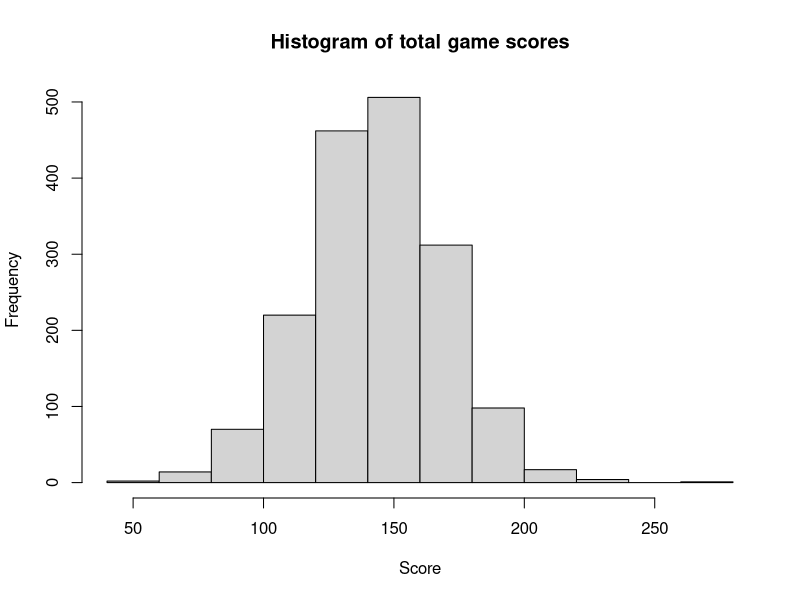
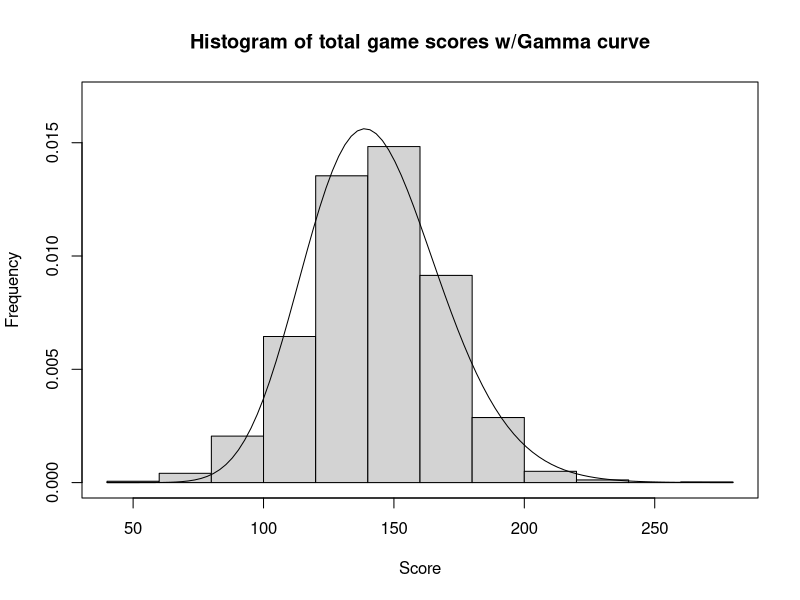
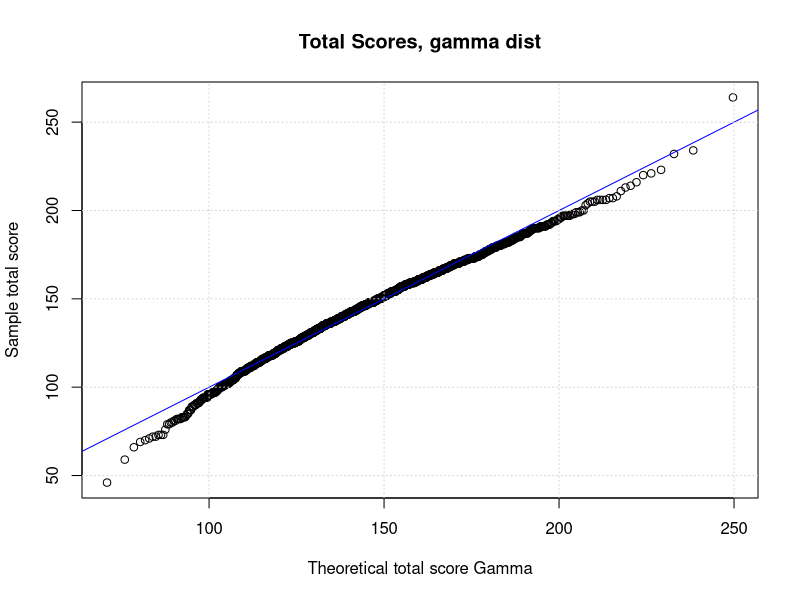
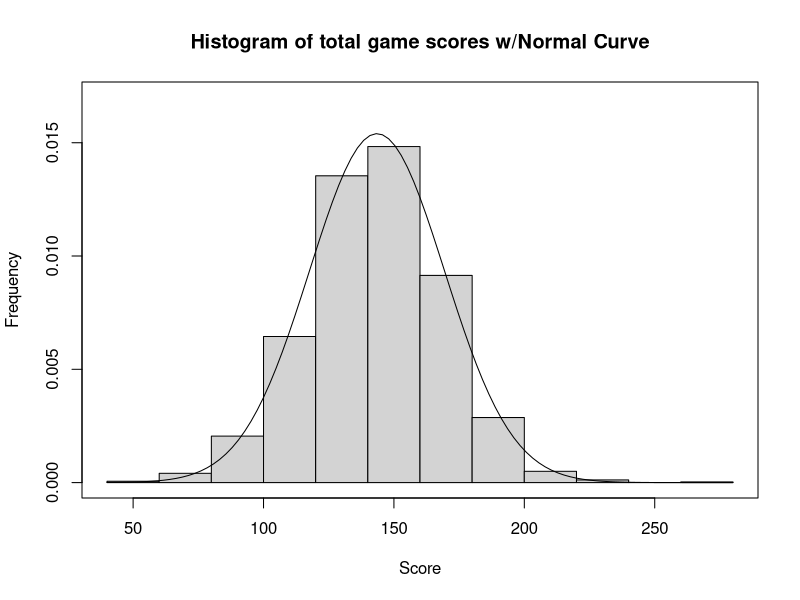
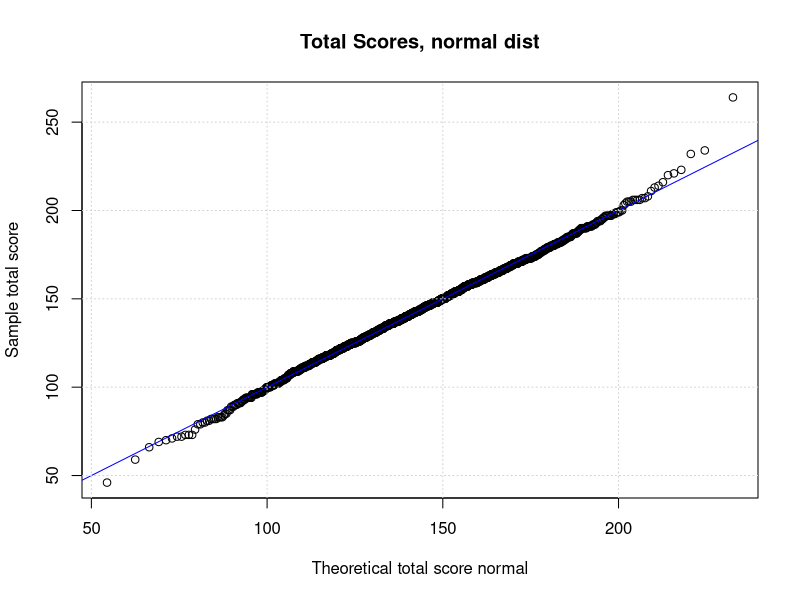
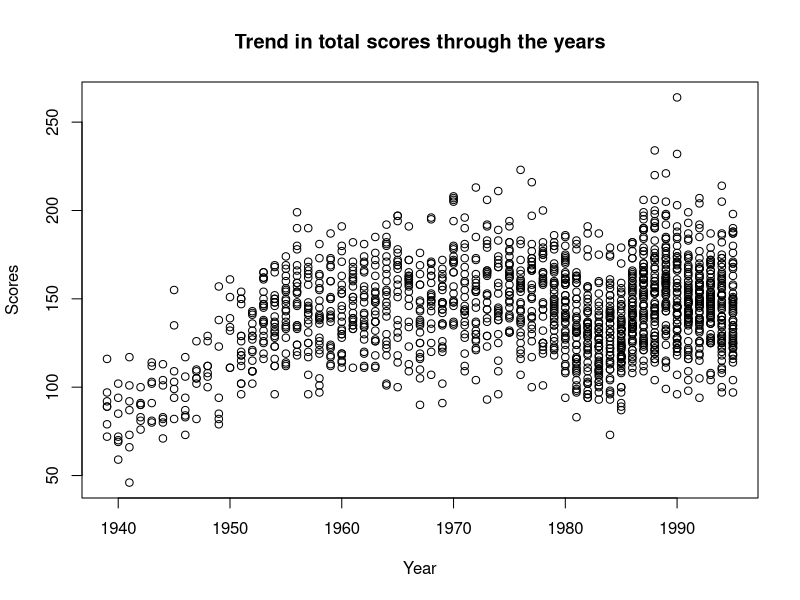
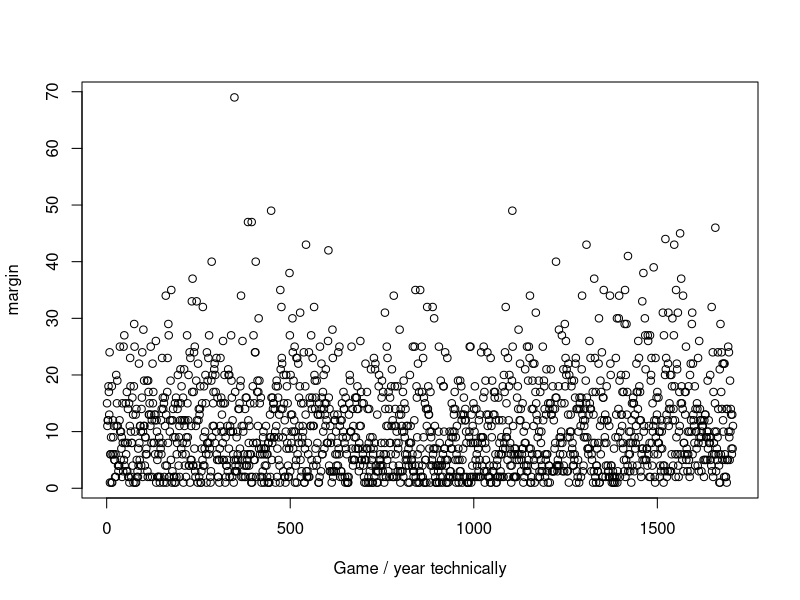

The R script that drew these images, in order:
## ---- chunk 1
knitr::opts_chunk$set(echo = TRUE)
## ---- chunk 2
library(readr)
ncaa_data <- read_table2("basketball_use.dat", 
    col_names = FALSE)
colnames(ncaa_data) = c("year", "w_team", "w_score", "l_team", "l_score")
## ---- chunk 3
#Average total score in each game
avgTotalScore <- (sum(ncaa_data$w_score) + sum(ncaa_data$l_score)) / length(ncaa_data$w_score)
print(avgTotalScore)
## ---- chunk 4
#making a histogram of total score
totalScores <- c(0)
totalScores <- ncaa_data$w_score + ncaa_data$l_score

hist(x = totalScores, freq = TRUE, main = "Histogram of total game scores", xlab = "Score", ylab = "Frequency")
## ---- chunk 5
#Estimating a gamma
xbar <- avgTotalScore
xSquaredBar <- mean((ncaa_data$w_score + ncaa_data$l_score)^2)

alpha <- xbar^2 / (xSquaredBar - xbar^2)
beta <- avgTotalScore / alpha


hist(x = totalScores, probability = TRUE, main = "Histogram of total game scores w/Gamma curve", xlab = "Score", ylab = "Frequency", ylim = c(0, .017))
box()
curve(dgamma(x = x, shape = alpha, scale = beta), add = TRUE)
## ---- chunk 6
#QQ-Plot
qqplot(x = qgamma(p = ppoints(totalScores), shape = alpha, scale = beta), 
       y = totalScores,
       main = "Total Scores, gamma dist",
       xlab = "Theoretical total score Gamma",
       ylab = "Sample total score")
abline(a = 0, b = 1, col = "blue")
grid()
## ---- chunk 7
hist(x = totalScores, probability = TRUE, main = "Histogram of total game scores w/Normal Curve", xlab = "Score", ylab = "Frequency", ylim = c(0, .017))
box()
curve(dnorm(x = x, mean = avgTotalScore, sd = sqrt(var(totalScores))), add = TRUE)
## ---- chunk 8
qqplot(x = qnorm(p = ppoints(totalScores), mean = avgTotalScore, sd = sqrt(var(totalScores))), 
       y = totalScores,
       main = "Total Scores, normal dist",
       xlab = "Theoretical total score normal",
       ylab = "Sample total score")
abline(a = 0, b = 1, col = "blue")
grid()
## ---- chunk 9
#trend in total score
plot(x = ncaa_data$year, y = totalScores, type = "p", xlab = "Year", ylab = "Scores", main = "Trend in total scores through the years")
## ---- chunk 10
#What is the margin of victory?
margin <- ncaa_data$w_score - ncaa_data$l_score
plot(x = c(1:1706), y = margin, type = 'p', xlab = "Game / year technically")
## ---- chunk 11
averageMargin <- round(mean(margin), digits = 2)
## ---- chunk 12
#Which is the most winningest team?
#https://stackoverflow.com/questions/48632957/how-to-find-the-most-repeated-word-in-a-vector-with-r
print(names(table(ncaa_data$w_team))[as.vector(table(ncaa_data$w_team)) == max(table(ncaa_data$w_team))])
print(max(table(ncaa_data$w_team)))
## ---- chunk 13
#Whats OSU's record?
#https://stackoverflow.com/questions/7782113/count-word-occurrences-in-r
c(wins = length(grep("OHIO_STATE", ncaa_data$w_team)), losses = length(grep("OHIO_STATE", ncaa_data$l_team)))
